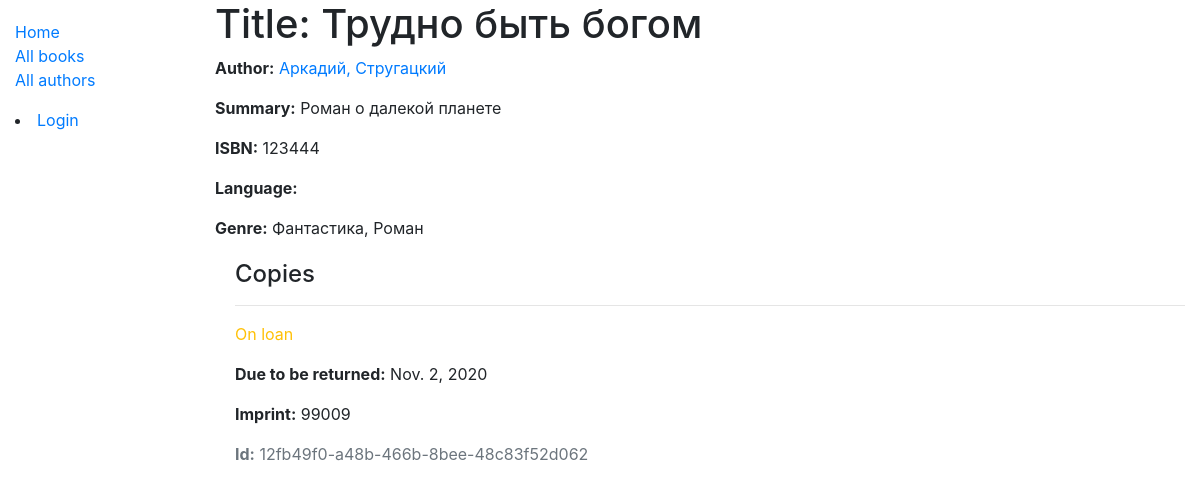
Before: /catalog/book/4 with the older database file.
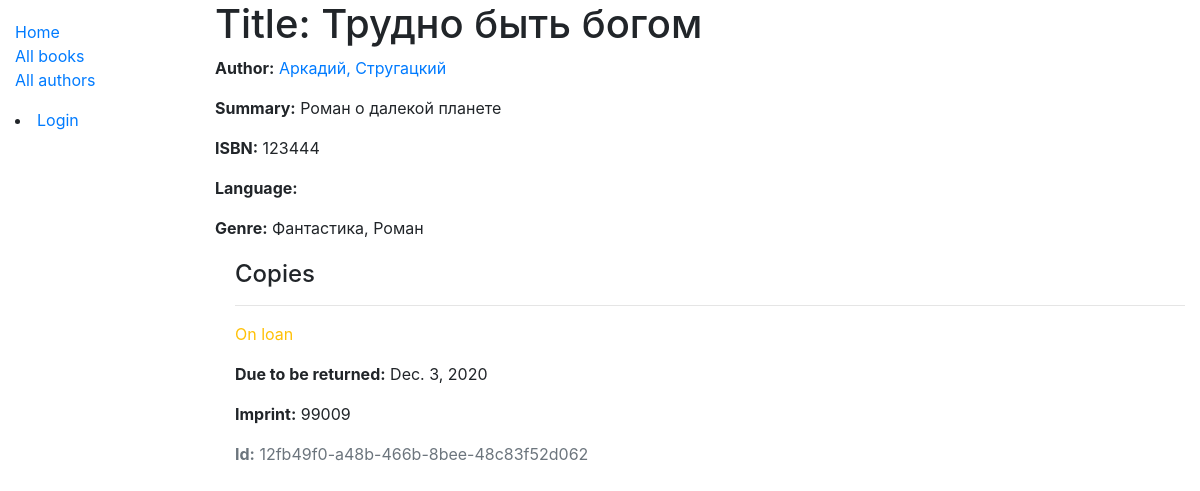
After: the same page with the newer database file.
### catalog/models.py (models this page shows, shortened)
class BookInstance(models.Model):
    id = models.UUIDField(primary_key=True, default=uuid.uuid4, help_text='Unique ID for this particular book across whole library')
    book = models.ForeignKey('Book', on_delete=models.SET_NULL, null=True)
    imprint = models.CharField(max_length=200)
    due_back = models.DateField(null=True, blank=True)
    borrower = models.ForeignKey(User, on_delete=models.SET_NULL, null=True, blank=True)
    LOAN_STATUS = (
        ('m', 'Maintenance'),
        ('o', 'On loan'),
        ('a', 'Available'),
        ('r', 'Reserved'),
    )
    status = models.CharField(
        max_length=1,
        choices=LOAN_STATUS,
        blank=True,
        default='m',
        help_text='Book availability',
    )
    class Meta:
        ordering = ['due_back']
        permissions = (("can_mark_returned", "Set book as returned"),)

### catalog/views.py (the view)
# urls.py: path('book/<int:pk>', views.BookDetailView.as_view(), name='book-detail'),
class BookDetailView(generic.DetailView):
    model = Book

### catalog/models.py (called while the page is built)
    def __str__(self):
        return self.name

    def __str__(self):
        return f'{self.last_name}, {self.first_name}'

### catalog/templates/catalog/book_detail.html (shortened to what this page needs)
{% extends "base_generic.html" %}
{% block content %}
  <h1>Title: {{ book.title }}</h1>
  <p><strong>Author:</strong> <a href="{% url 'author-detail' book.author.pk %}">{{ book.author }}</a></p>
  <p><strong>Summary:</strong> {{ book.summary }}</p>
  <p><strong>ISBN:</strong> {{ book.isbn }}</p>
  <p><strong>Language:</strong> {{ book.language }}</p>
  <p><strong>Genre:</strong> {{ book.genre.all|join:", " }}</p>
  <div style="margin-left:20px;margin-top:20px">
    <h4>Copies</h4>
    {% for copy in book.bookinstance_set.all %}
      <hr>
      <p class="{% if copy.status == 'a' %}text-success{% elif copy.status == 'm' %}text-danger{% else %}text-warning{% endif %}">
        {{ copy.get_status_display }}
      </p>
      {% if copy.status != 'a' %}
        <p><strong>Due to be returned:</strong> {{ copy.due_back }}</p>
      {% endif %}
      <p><strong>Imprint:</strong> {{ copy.imprint }}</p>
      <p class="text-muted"><strong>Id:</strong> {{ copy.id }}</p>
    {% endfor %}
  </div>
{% endblock %}

Changed rows visible on the page:
changed BookInstance "On loan": due_back "Nov. 2, 2020" → "Dec. 3, 2020"
